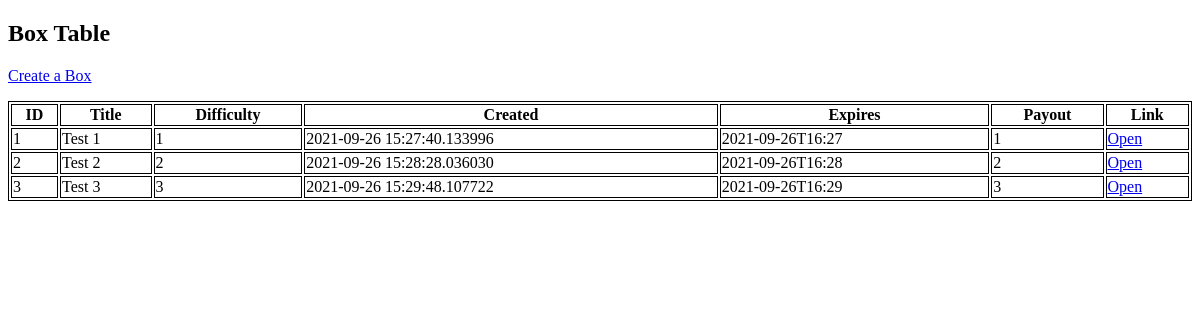
/table, run on an earlier commit of the app's database.
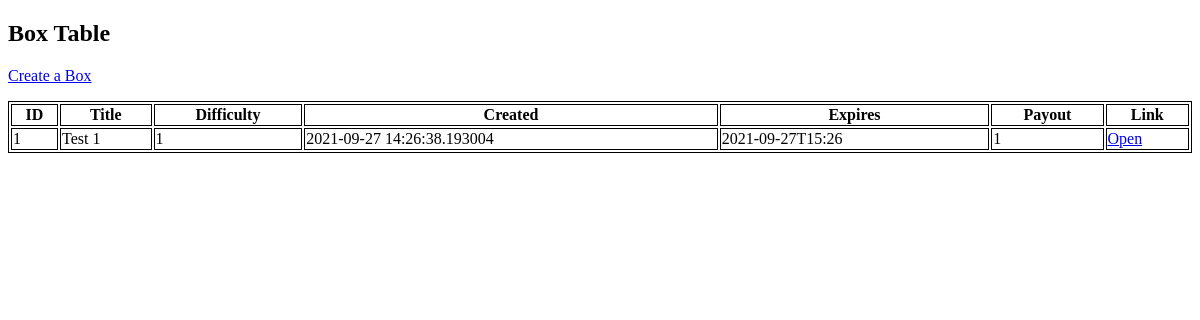
And on a later commit of the database.
### tables this page shows
CREATE TABLE contracts (
    id INTEGER PRIMARY KEY AUTOINCREMENT,
    title TEXT NOT NULL,
    descript TEXT,
    difficulty INTEGER NOT NULL,
    creation_date DATETIME NOT NULL,
    expiration_date DATETIME NOT NULL,
    payout INTEGER NOT NULL,
    test_filename TEXT NOT NULL
);

### flaskw/__init__.py (the view)
    @app.route('/table')
    def table():
        return render_template('basicTable.html',
                               contracts=db.get_contracts())

### flaskw/db.py (called while the page is built)
def get_db():
    if 'db' not in g:
        g.db = sqlite3.connect(
            current_app.config['DATABASE'],
            detect_types=sqlite3.PARSE_DECLTYPES
        )
        g.db.row_factory = sqlite3.Row
    return g.db

def get_contracts():
    db = get_db()
    contracts = db.execute('SELECT * FROM contracts').fetchall()
    ret = list()
    for contract in contracts:
        ret.append(list(contract))
    return ret

### flaskw/templates/basicTable.html (shortened to what this page needs)
<!DOCTYPE html>
<html>
<body>
<h2>Box Table</h2>
<p>
  <a href="{{url_for('create')}}">Create a Box</a>
</p>
<table style="width:100%">
  <tr>
    <th>ID</th>
    <th>Title</th>
    <th>Difficulty</th>
    <th>Created</th>
    <th>Expires</th>
    <th>Payout</th>
    <th>Link</th>
  </tr>
{% for contract in contracts %}
  <tr>
    <td>{{ contract[0] }}</td>
    <td>{{ contract[1] }}</td>
    <td>{{ contract[3] }}</td>
    <td>{{ contract[4] }}</td>
    <td>{{ contract[5] }}</td>
    <td>{{ contract[6] }}</td>
    <td><a href="{{url_for('viewContract', id=contract[0])}}">Open</a></td>
  </tr>
{% endfor %}
</table>
</body>
</html>

### flaskw/templates/basicTable.html (style rules this page uses)
table, th, td { border:1px solid black; }

What changed in the data, as far as the page shows it:
removed contracts: id "2", title "Test 2", difficulty "2", creation_date "2021-09-26 15:28:28.036030", expiration_date "2021-09-26T16:28", payout "2"
removed contracts: id "3", title "Test 3", difficulty "3", creation_date "2021-09-26 15:29:48.107722", expiration_date "2021-09-26T16:29", payout "3"
changed contracts "Test 1": creation_date "2021-09-26 15:27:40.133996" → "2021-09-27 14:26:38.193004"; expiration_date "2021-09-26T16:27" → "2021-09-27T15:26"
